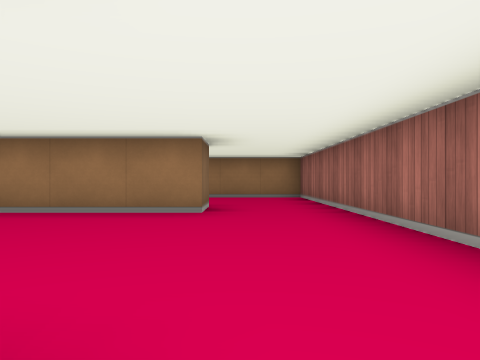
[1] (above)

17 first-person views from a walk through a cub3D level. The camera is about half as high as the walls, looks level and sees 70° across. The floor is counted in squares. Each view is taken from the middle of a square. On the plan, view 1 faces up. The plan holds only what a view shows up to about 9 squares ahead; the rest is blank.

[2]
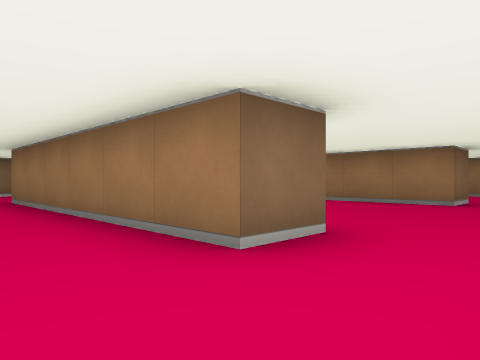

[3]
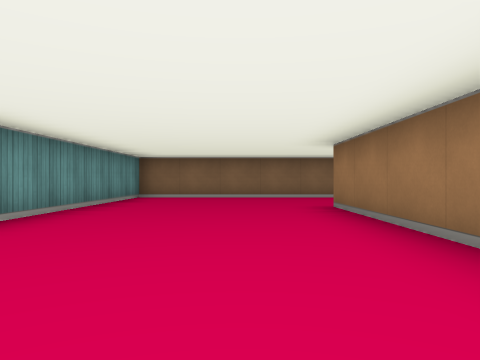

[4]
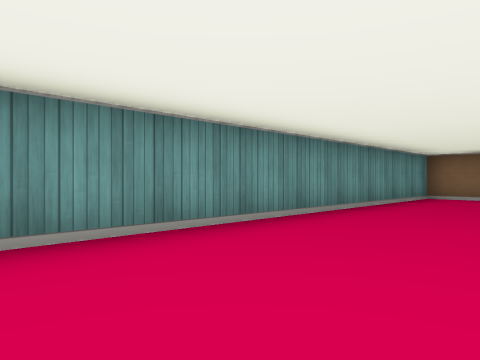

[5]
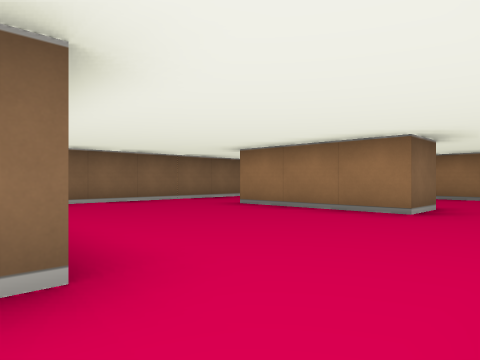

[6]
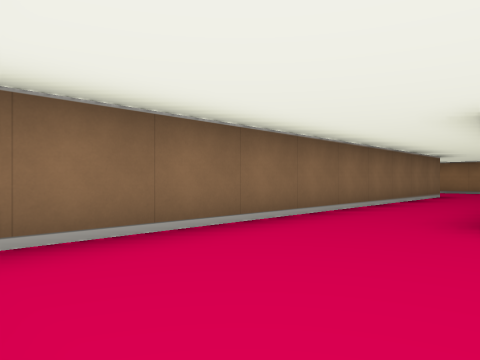

[7]
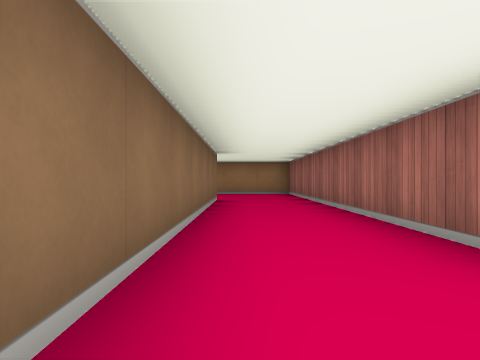

[8]
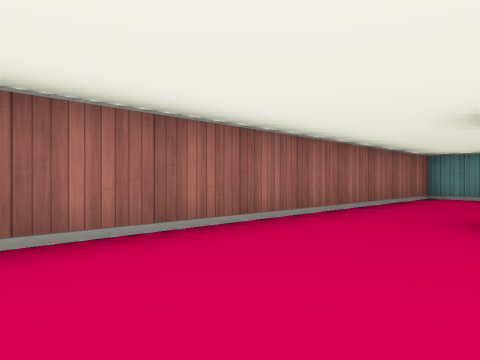

[9]
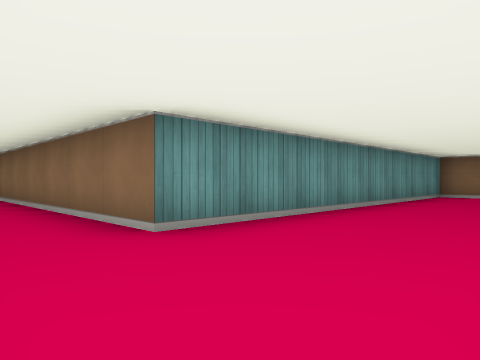

[10]
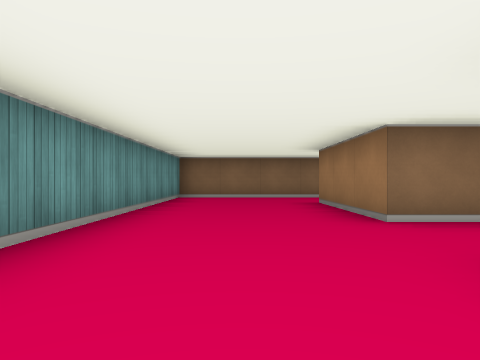

[11]
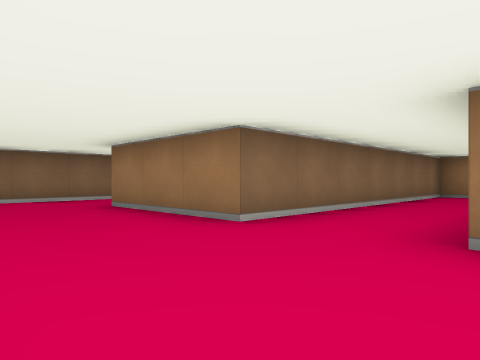

[12]
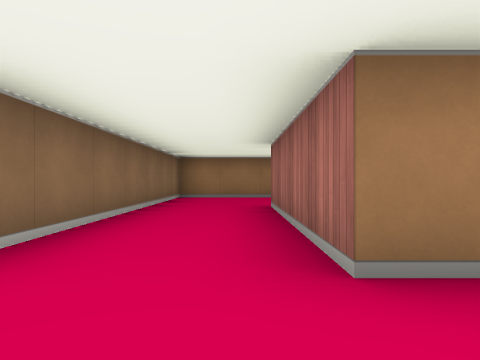

[13]
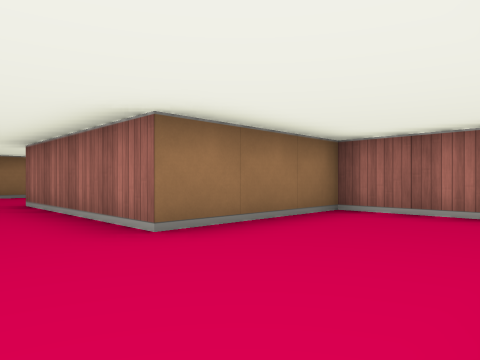

[14]
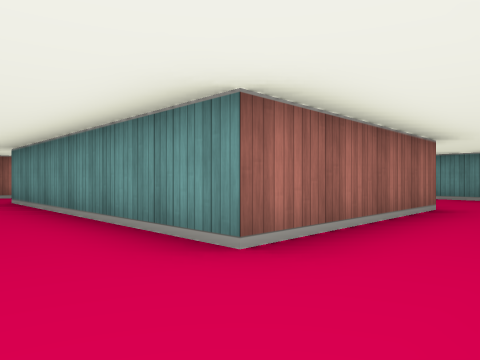

[15]
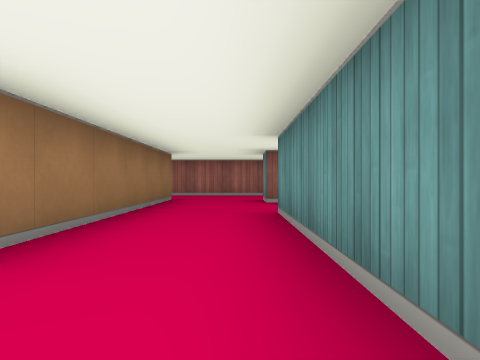

[16]
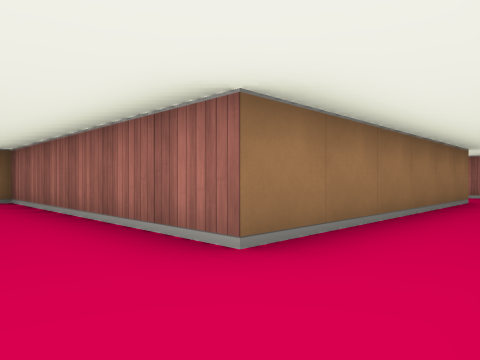

[17]
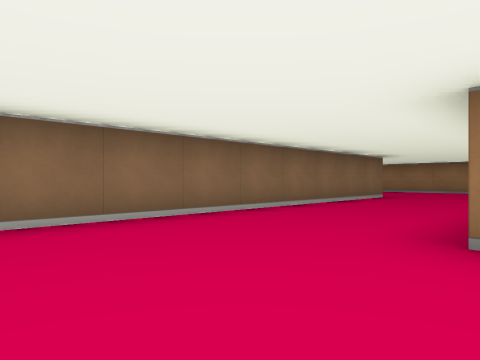

### Floor plan
Ten units are one square. View 1 is at (0, 0); x grows to the right and y downward. Boxes are objects, and circles mark ways between rooms. Rooms are numbered by the first view taken in them; rooms with no view inside come last. Other rooms are left out.
<svg viewBox="-140 -215 170 265">
<path fill="none" stroke="#000" d="M-95 -55 -95 45 -14 45M-5 -5 -5 5 -65 5M5 45 15 45 15 -5M-35 -51 -35 -105M-5 -55 -5 -45 -35 -45M15 -5 15 -55M-55 -105 -55 -14M-58 -205 -85 -205 -85 -135 -115 -135M-35 -105 -35 -135 -65 -135 -65 -175 -5 -175M-135 -145 -135 -105 -55 -105M15 -170 15 -175 25 -175M25 -195 -35 -195 -35 -205M15 -55 15 -85 -14 -85"/>
<circle cx="5" cy="0" r="3" fill="#2a7"/>
<circle cx="-45" cy="-110" r="3" fill="#2a7"/>
<circle cx="5" cy="-50" r="3" fill="#2a7"/>
<text x="-70" y="-10">1</text>
<text x="-30" y="-40">2</text>
<text x="-70" y="-150">3</text>
<text x="-10" y="-70">4</text>
</svg>
Room 1 opens to room 2. Room 2 opens to room 3. Room 2 opens to room 4.

Where each view was taken, in squares from view 1:
view 1: 0 up, 0 right, facing up
view 2: 2 down, 1 right, facing up-left
view 3: 2 down, 1 left, facing left
view 4: 2 down, 1 left, facing down-left
view 5: 0 up, 1 right, facing up-left
view 6: 1 up, 3 left, facing up-left
view 7: 3 up, 5 left, facing up
view 8: 4 up, 1 left, facing down-right
view 9: 13 up, 4 left, facing down-left
view 10: 12 up, 5 left, facing left
view 11: 11 up, 6 left, facing up-left
view 12: 12 up, 7 left, facing up
view 13: 11 up, 8 left, facing up-right
view 14: 19 up, 8 left, facing down-right
view 15: 18 up, 5 left, facing right
view 16: 18 up, 5 left, facing up-right
view 17: 3 down, 6 left, facing up-left
